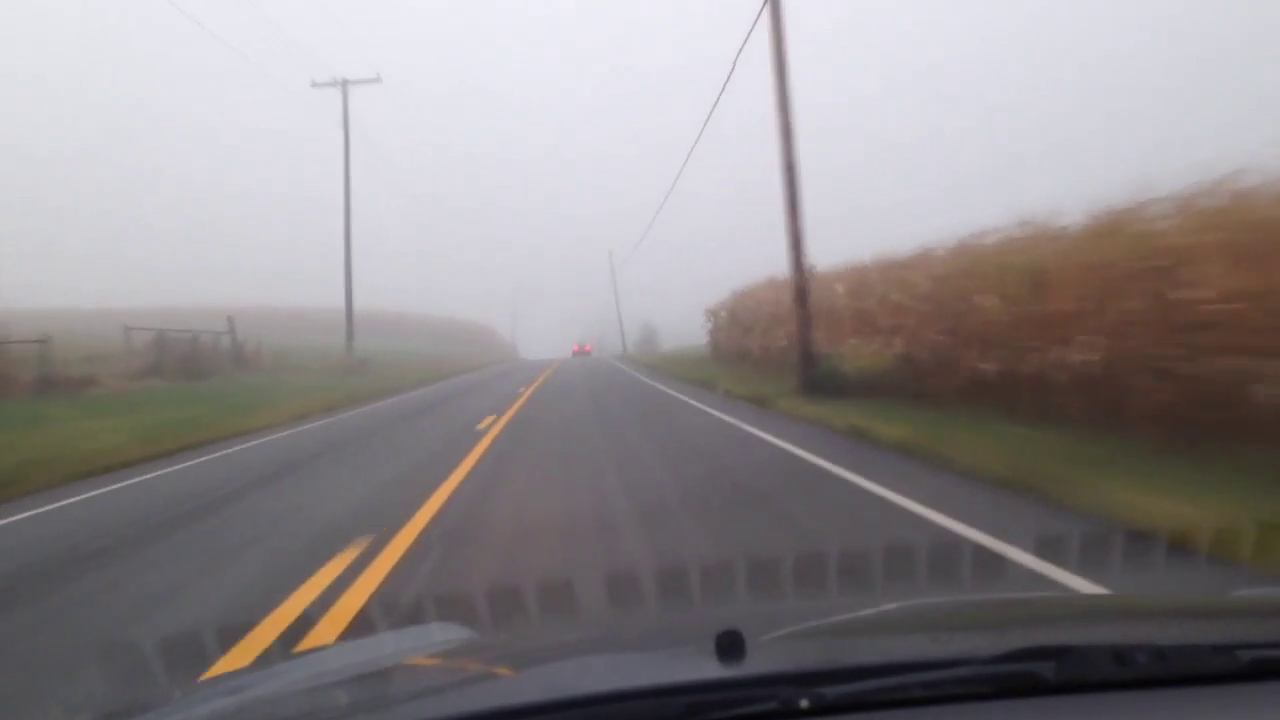
#> input picture frame 39 of files/video.mp4, 1280 x 720 px
$ python roi_marking.py
#> lines starting #> are read from the running program, lines starting #| are printed output that depends on the picture; after the words box and inside, x2 and y2 are one past the last pixel; in counts of white or black regions, pixels touching at a corner belong together
import cv2
import numpy as np

# Load the video
cap = cv2.VideoCapture('video.mp4')

# 1. Initialize Adjustable Windows
cv2.namedWindow('Canny Edges', cv2.WINDOW_NORMAL)
cv2.namedWindow('Masked View', cv2.WINDOW_NORMAL)

while cap.isOpened():
    ret, frame = cap.read()
#> frame is the input picture: shape (720, 1280, 3); mean B, G, R 139.1, 137.4, 143
    if not ret:
        break

    # Convert to grayscale and find edges
    gray = cv2.cvtColor(frame, cv2.COLOR_BGR2GRAY)
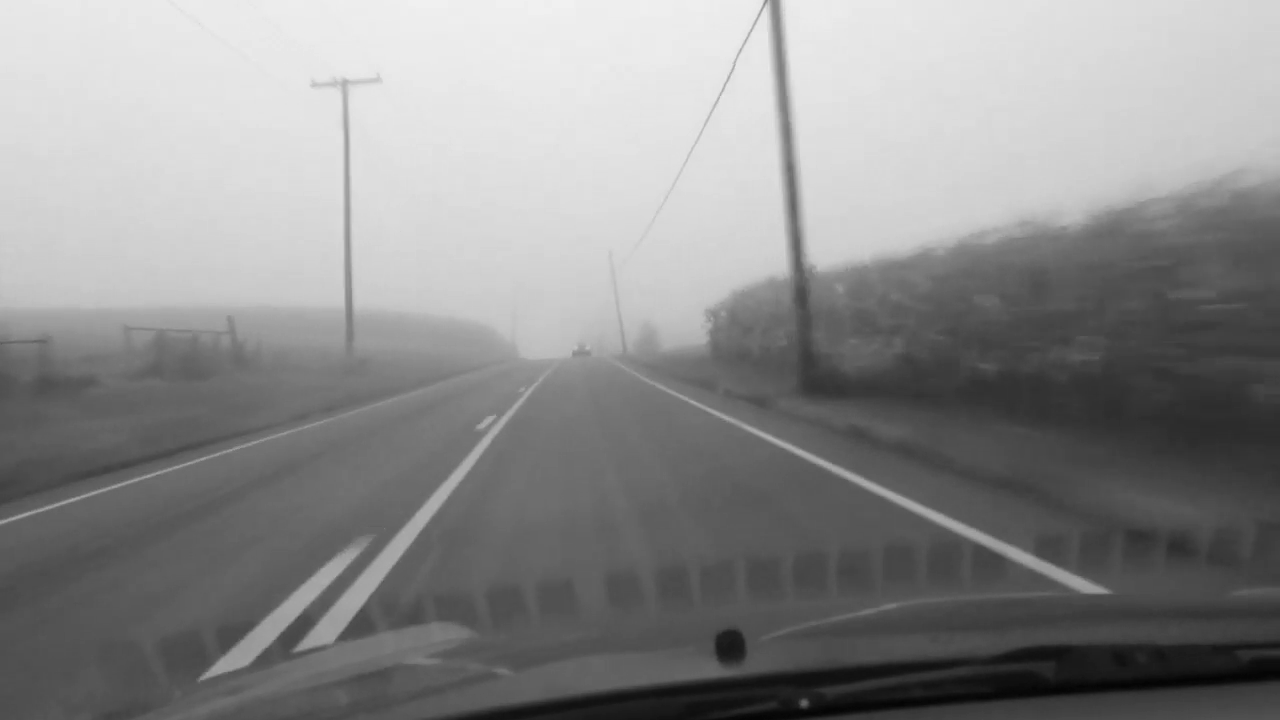
#> gray: shape (720, 1280); min 3, max 241, mean 139.3
    canny = cv2.Canny(gray, 10, 200)
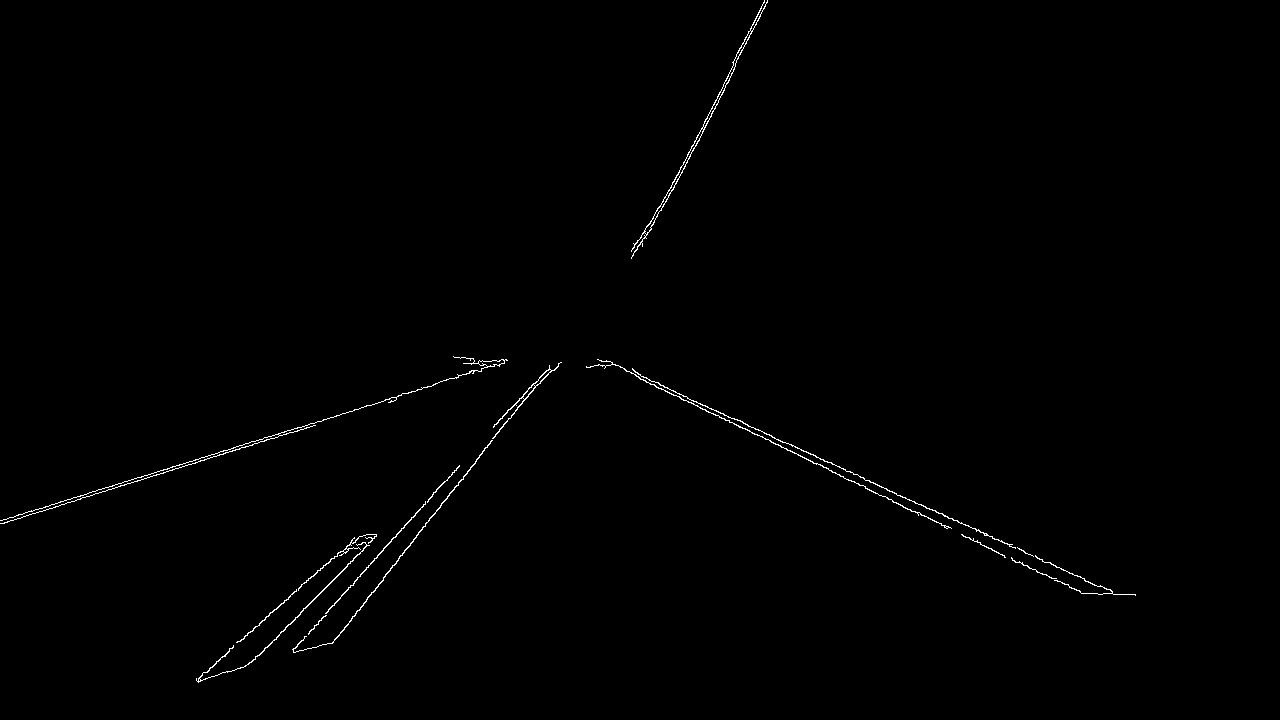
#> canny: shape (720, 1280); 0.52% white in thin lines or dots, all inside (x1, y1, x2, y2) = (0, 0, 1136, 683)

    # 2. Define the Region of Interest (ROI)
    # Note: These coordinates depend on your specific video resolution
    # You can adjust these points manually to fit your specific road view
    vertices = np.array([[(0, 800), (450, 400), (750, 400), (1400, 800)]], dtype=np.int32)

    # 3. Create and Apply the Mask
    mask = np.zeros_like(gray)
    cv2.fillPoly(mask, vertices, 255)
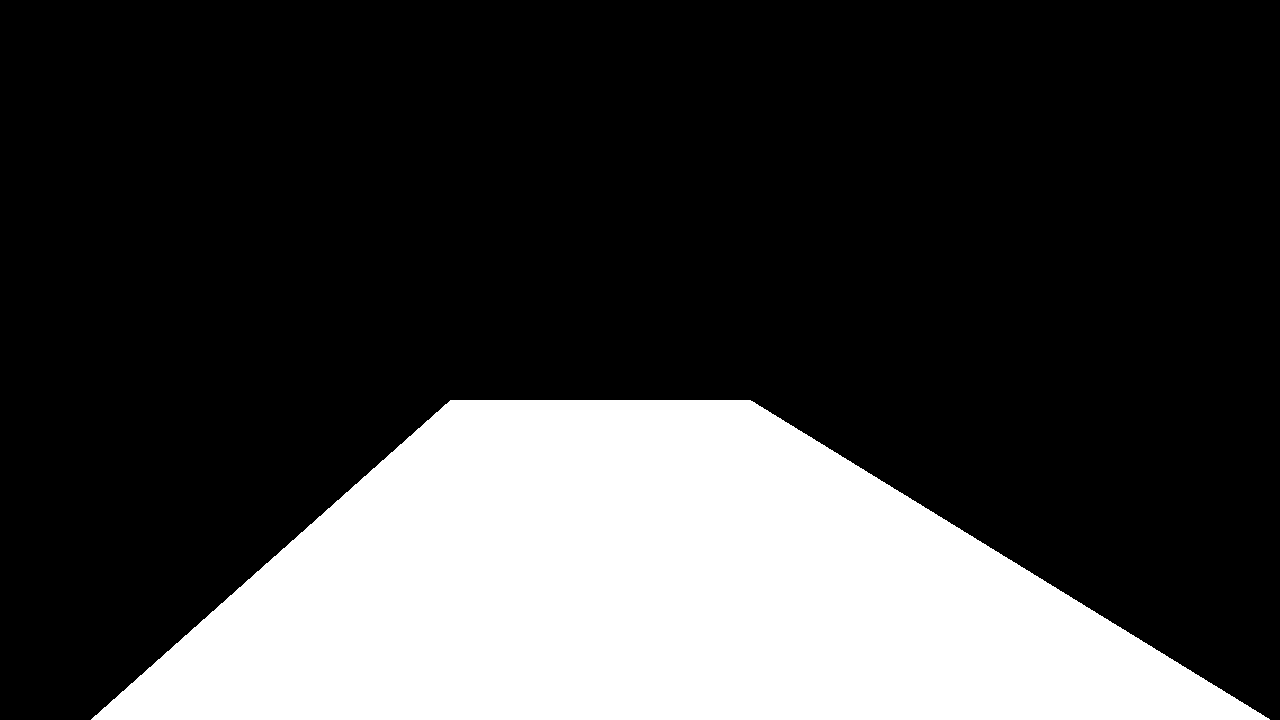
#> mask: shape (720, 1280); 25.7% white; 1 white region, box (x1, y1, x2, y2) and area: (91, 400, 1270, 720) 236920

    # Bitwise AND keeps only the white edge pixels that fall inside the white mask polygon
    masked_image = cv2.bitwise_and(canny, mask)
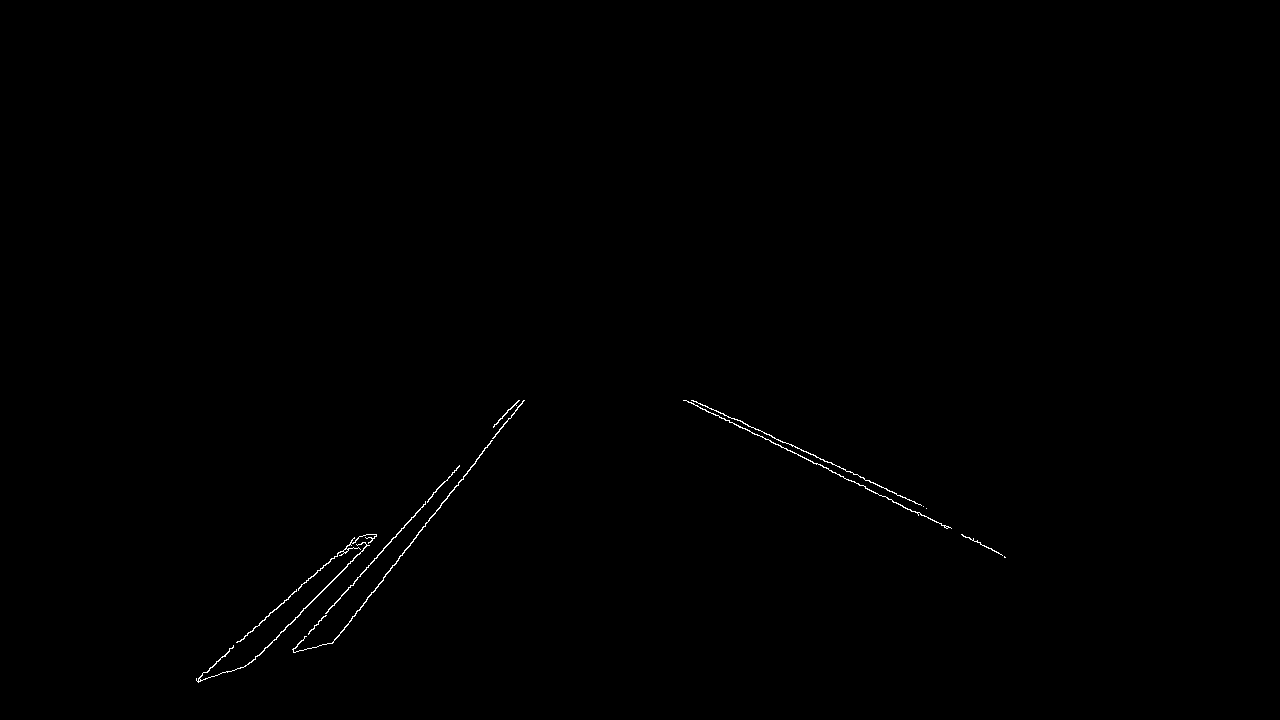
#> masked_image: shape (720, 1280); 0.25% white in thin lines or dots, all inside (x1, y1, x2, y2) = (196, 400, 1006, 683)

    # 4. Display
    cv2.imshow('Canny Edges', canny)
    cv2.imshow('Masked View', masked_image)

    # Exit logic: 'q' key or clicking the 'X' button
    if cv2.waitKey(1) & 0xFF == ord('q'):
#> (key q is pressed here)
        break
    if cv2.getWindowProperty('Canny Edges', cv2.WND_PROP_VISIBLE) < 1:
        break

cap.release()
cv2.destroyAllWindows()

$ run again, starting later in the video
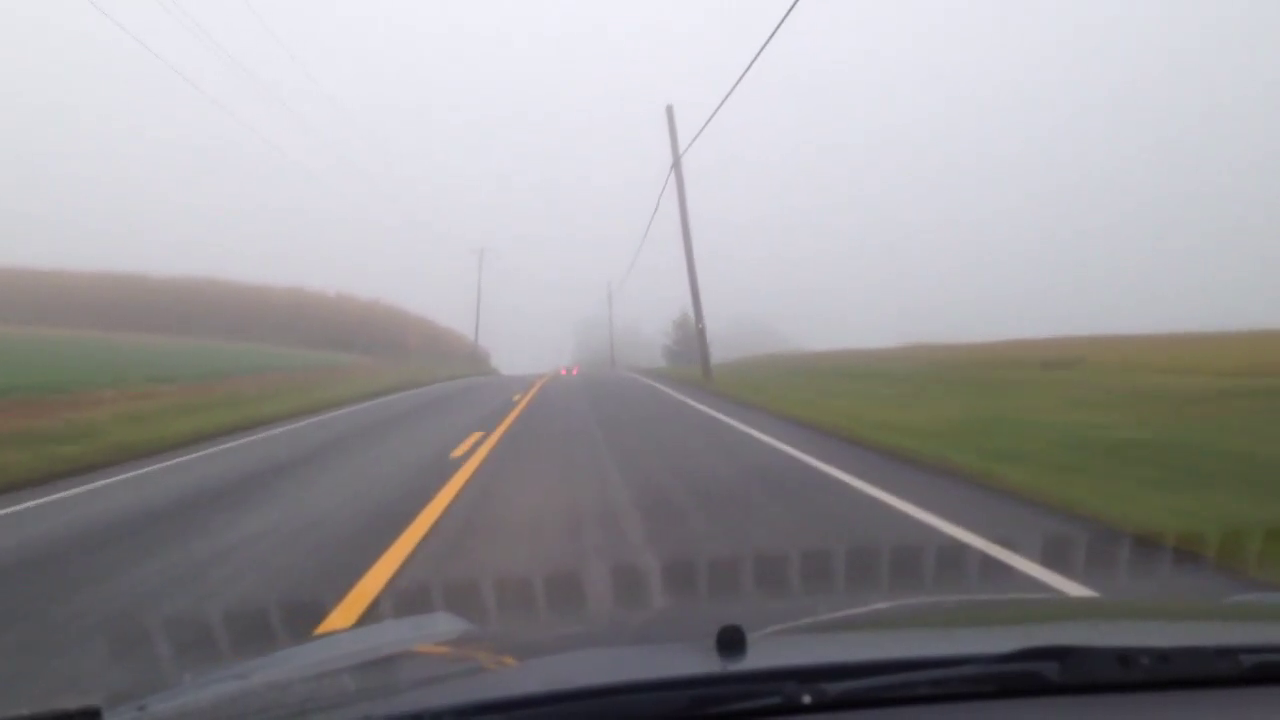
#> input picture frame 179 of files/video.mp4, 1280 x 720 px
#> frame is the input picture: shape (720, 1280, 3); mean B, G, R 152.1, 149.9, 151.9
#> `canny = cv2.Canny(gray, 10, 200)`:
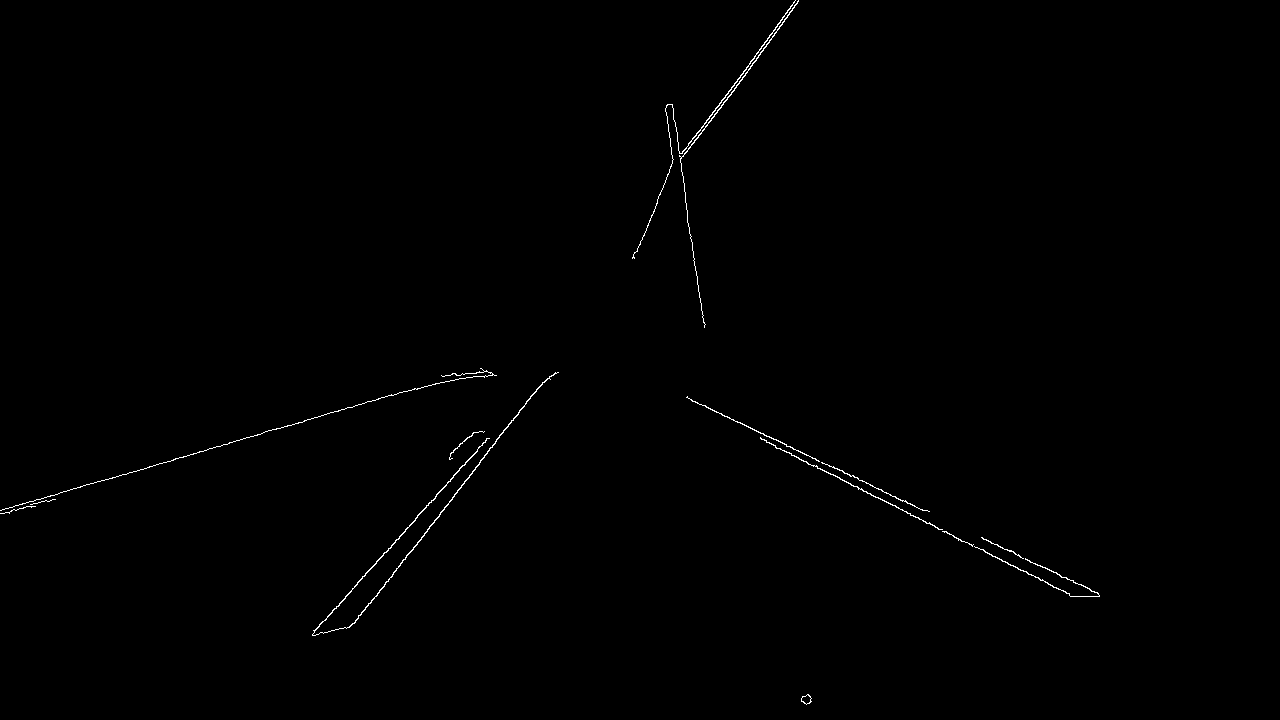
#> canny: shape (720, 1280); 0.38% white in thin lines or dots, all inside (x1, y1, x2, y2) = (0, 0, 1100, 705)
#> mask: shape (720, 1280); 25.7% white; 1 white region, box (x1, y1, x2, y2) and area: (91, 400, 1270, 720) 236920
#> `masked_image = cv2.bitwise_and(canny, mask)`:
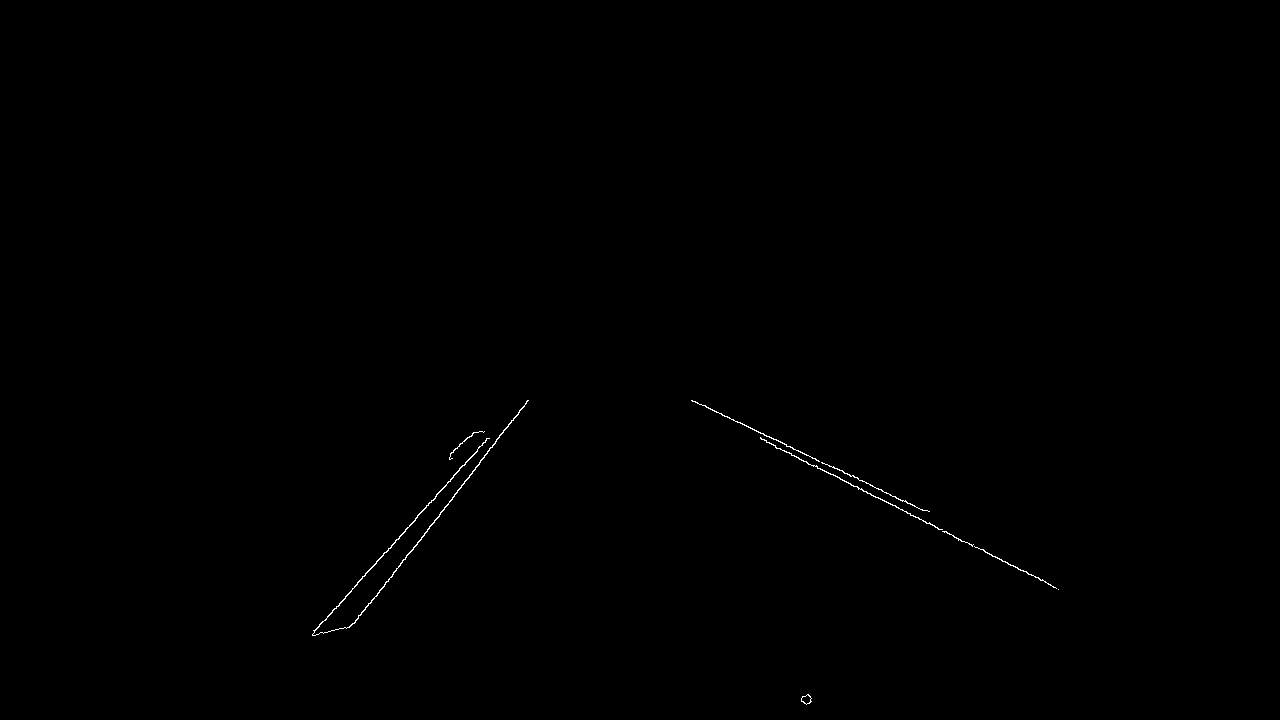
#> masked_image: shape (720, 1280); 0.18% white in thin lines or dots, all inside (x1, y1, x2, y2) = (312, 400, 1059, 705)

$ run again, starting later in the video
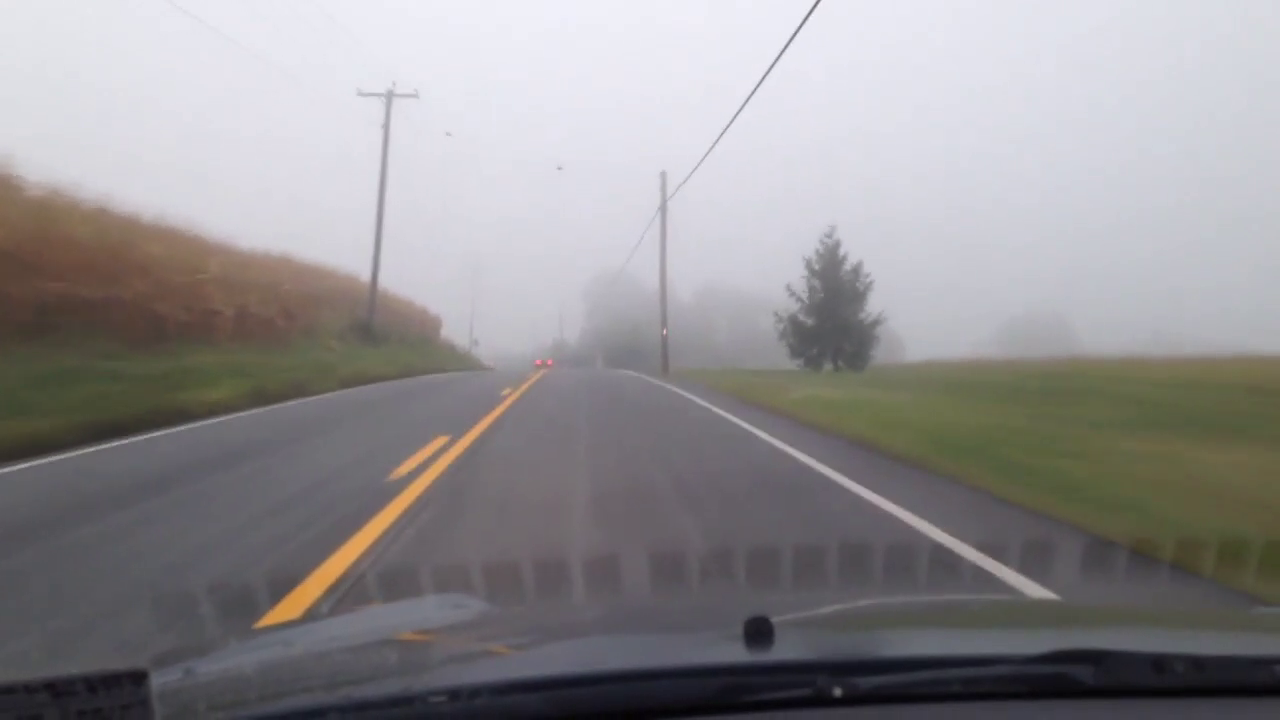
#> input picture frame 318 of files/video.mp4, 1280 x 720 px
#> frame is the input picture: shape (720, 1280, 3); mean B, G, R 144.4, 142.6, 145.2
#> `canny = cv2.Canny(gray, 10, 200)`:
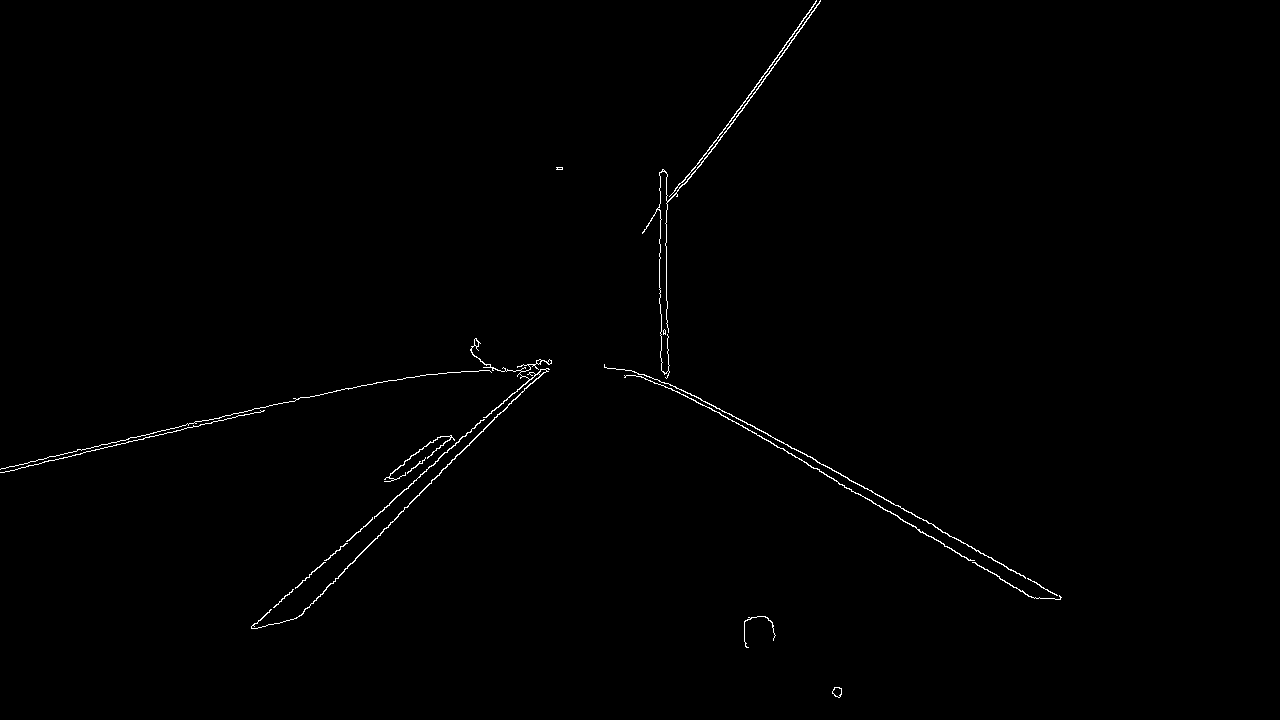
#> canny: shape (720, 1280); 0.53% white in thin lines or dots, all inside (x1, y1, x2, y2) = (0, 0, 1062, 698)
#> mask: shape (720, 1280); 25.7% white; 1 white region, box (x1, y1, x2, y2) and area: (91, 400, 1270, 720) 236920
#> `masked_image = cv2.bitwise_and(canny, mask)`:
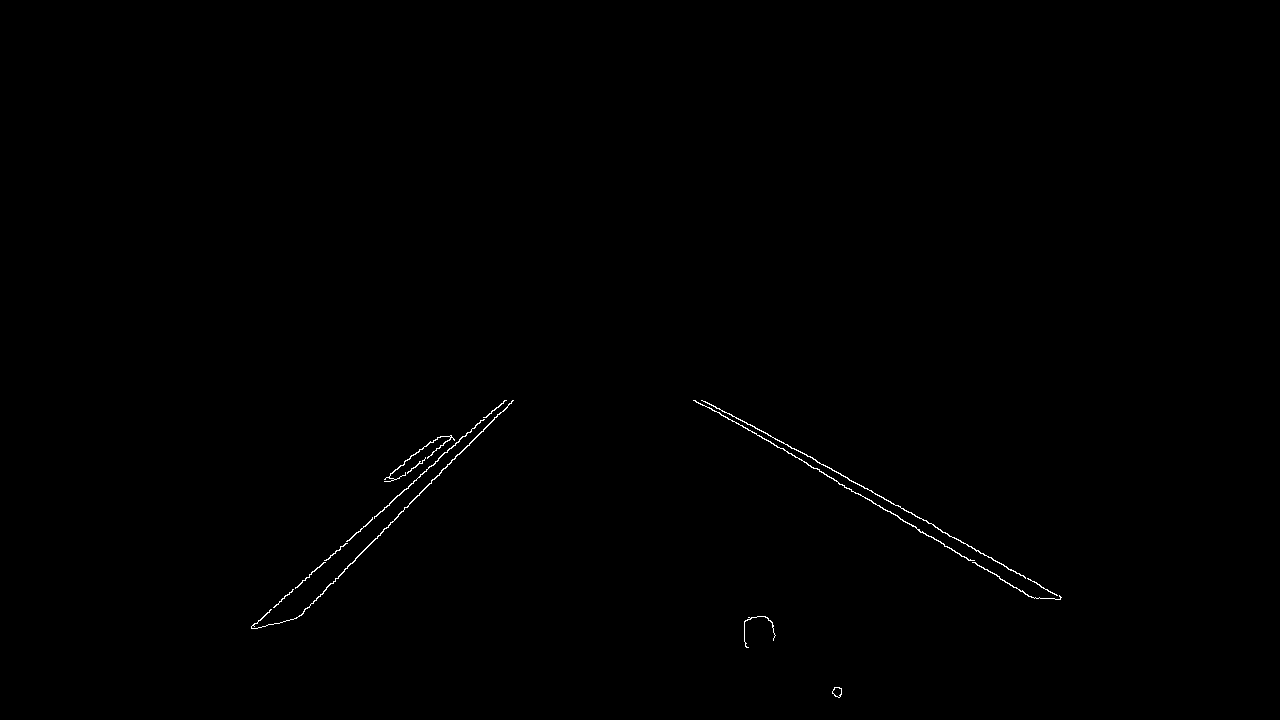
#> masked_image: shape (720, 1280); 0.26% white in thin lines or dots, all inside (x1, y1, x2, y2) = (251, 400, 1062, 698)
